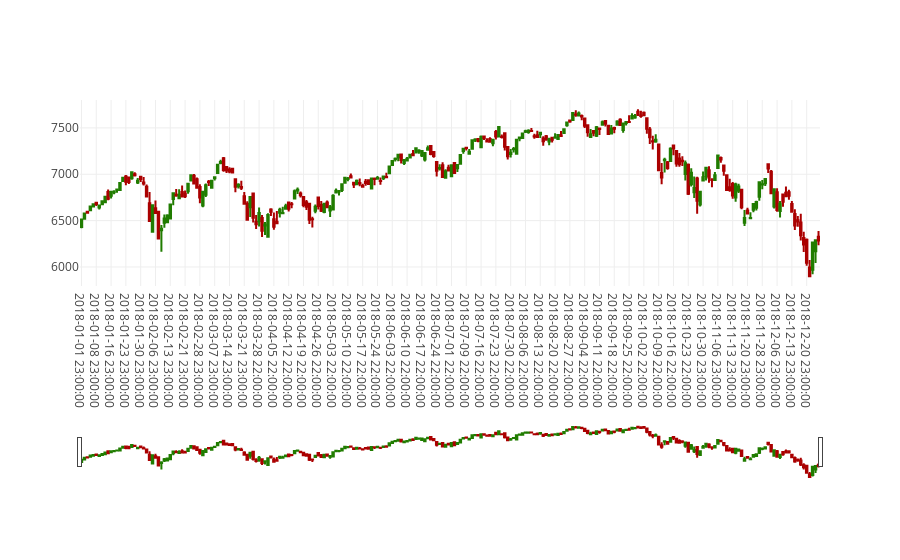

Notebook code for this chart:
### Code cell
fig2018 = go.Figure(data=[trace2018], layout=layout)
plotly.offline.iplot(fig2018, filename='2018_candlestick')

### Figure 1 — Plotly figure (JSON) as saved in the notebook; plotly's stock layout.template omitted (floating-point values rounded to 4 significant figures; data arrays with more than 128 entries replaced by an {"elided": "..."} marker saying what was removed)
{"data": [{"close": {"elided": "250 float values"}, "decreasing": {"line": {"color": "#AA0000"}}, "high": {"elided": "250 float values"}, "increasing": {"line": {"color": "#207C00"}}, "low": {"elided": "250 float values"}, "open": {"elided": "250 float values"}, "type": "candlestick", "uid": "5c2153e4-847a-4808-8a7b-9b0c6632a11e", "x": {"elided": "250 str values"}}], "layout": {"xaxis": {"type": "category"}}}
